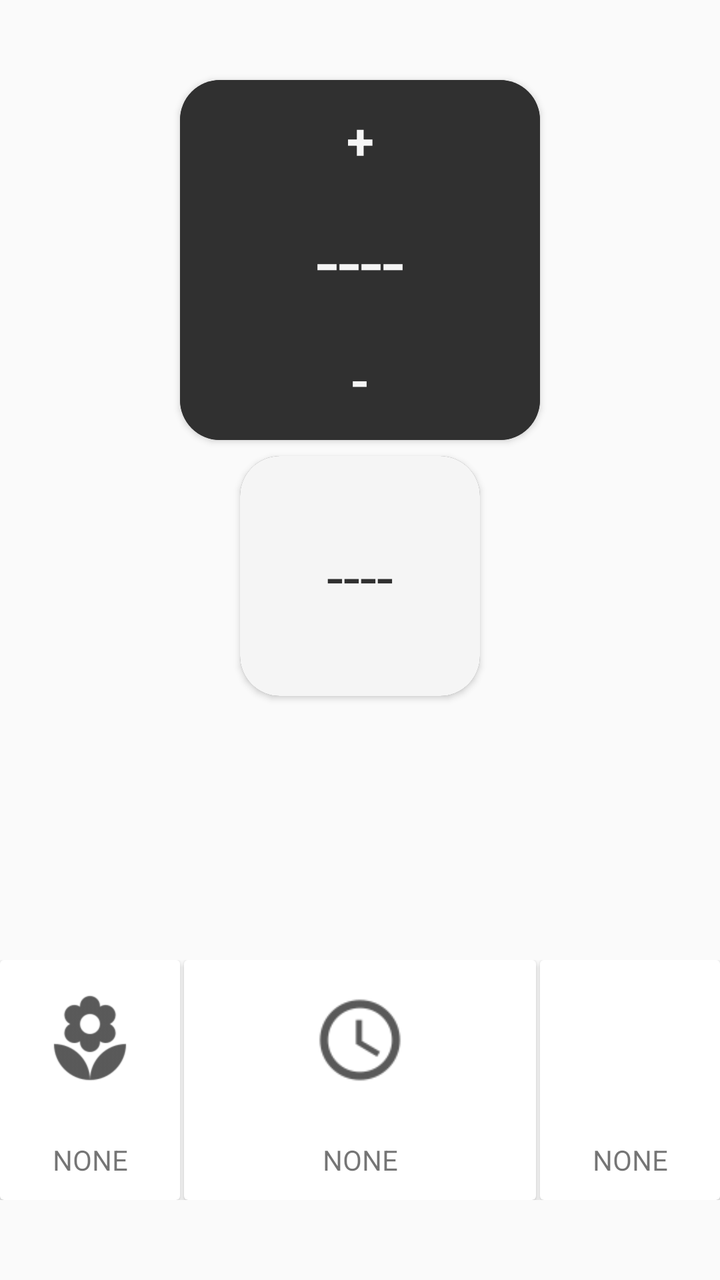
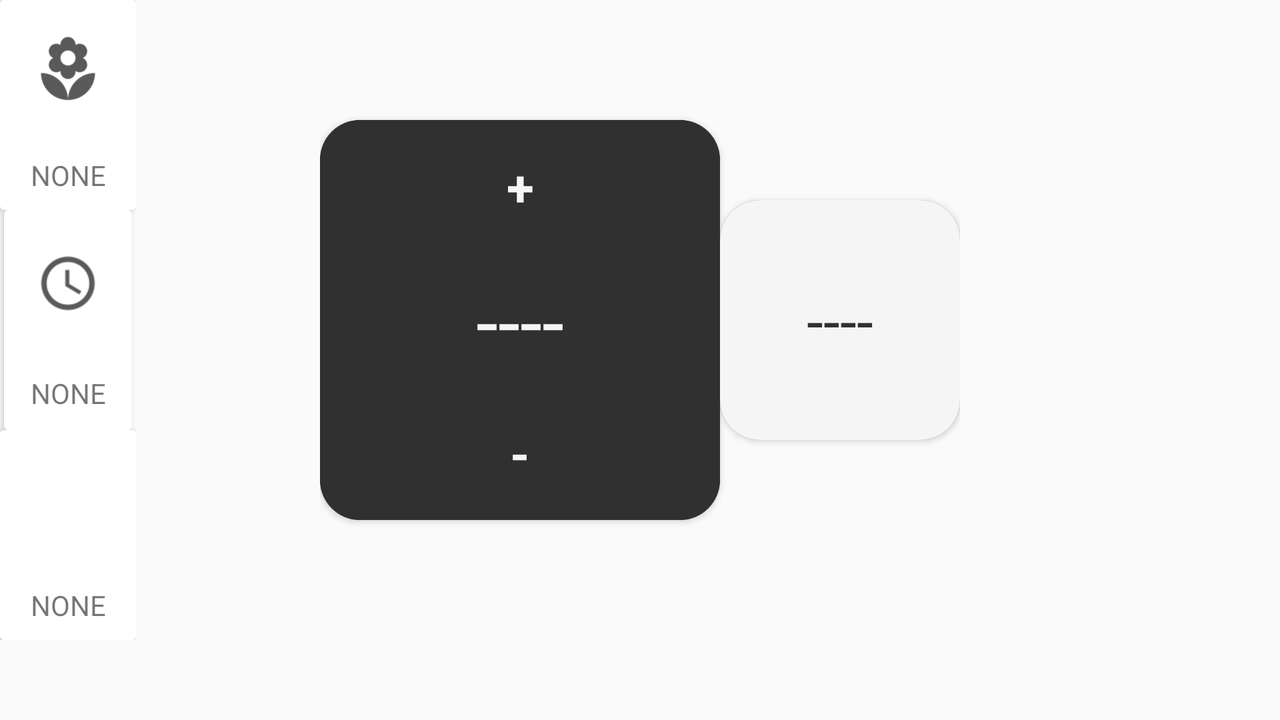

Compare how this app lays out the same screen by default and in its alternative resource folder. The renders come first, then the two layout files and the values they reference.
<!-- AndroidManifest.xml: application theme AppTheme -->
<!-- res/layout/fragment_thermostat_display.xml -->
<RelativeLayout xmlns:android="http://schemas.android.com/apk/res/android"
    xmlns:app="http://schemas.android.com/apk/res-auto"
    xmlns:tools="http://schemas.android.com/tools"
    android:layout_width="match_parent"
    android:layout_height="match_parent"
    tools:context="fr.geringan.activdash.activities.ThermostatControllerActivity$PlaceholderFragment">

    <android.support.v7.widget.CardView
        android:id="@+id/thermostat_cardView"
        android:layout_width="@dimen/thermostat_display_width"
        android:layout_height="@dimen/thermostat_display_width"
        android:layout_centerHorizontal="true"
        android:layout_marginTop="@dimen/thermostat_marginTop"
        app:cardBackgroundColor="@color/almostBlack"
        app:cardCornerRadius="@dimen/thermostat_rounded_corner"

        tools:style="@style/CardView">

        <LinearLayout
            android:layout_width="@dimen/thermostat_display_width"
            android:layout_height="@dimen/thermostat_display_height"
            android:orientation="vertical">

            <android.support.v7.widget.AppCompatTextView
                android:id="@+id/plus_thermostat"
                style="@style/ThermostatControlsStyle"
                android:text="@string/thermostat_plus" />

            <android.support.v7.widget.AppCompatTextView
                android:id="@+id/consigne_thermostat"
                style="@style/ThermostatDisplayStyle"
                android:layout_width="match_parent"
                android:layout_height="match_parent"
                android:layout_weight="1"
                android:gravity="center"
                android:text="@string/thermostat_consigne" />

            <android.support.v7.widget.AppCompatTextView
                android:id="@+id/minus_thermostat"
                style="@style/ThermostatControlsStyle"
                android:text="@string/thermostat_minus" />
        </LinearLayout>


    </android.support.v7.widget.CardView>

    <android.support.v7.widget.CardView
        android:layout_width="@dimen/thermometer_display_width"
        android:layout_height="@dimen/thermometer_display_height"
        android:layout_below="@id/thermostat_cardView"
        android:layout_centerHorizontal="true"
        android:layout_marginTop="@dimen/thermometer_marginTop"
        app:cardBackgroundColor="@color/almostBlack"
        app:cardCornerRadius="@dimen/thermostat_rounded_corner"
        tools:style="@style/CardView">


        <android.support.v7.widget.AppCompatTextView
            android:id="@+id/value_thermometer"
            style="@style/ThermometerDisplayStyle"
            android:layout_width="match_parent"
            android:layout_height="match_parent"
            android:layout_weight="1"
            android:gravity="center"
            android:text="@string/thermometer_value" />

    </android.support.v7.widget.CardView>


    <LinearLayout
        android:layout_width="match_parent"
        android:layout_height="wrap_content"
        android:layout_alignParentBottom="true"


        android:layout_marginBottom="@dimen/appwidget_min_height"
        android:orientation="horizontal">

        <android.support.v7.widget.CardView
            android:layout_width="match_parent"
            android:layout_height="@dimen/thermometer_display_height"

            android:layout_weight="3"
            app:cardBackgroundColor="@color/white"
            tools:style="@style/CardView">

            <LinearLayout
                android:id="@+id/layoutThermostatMode"
                android:layout_width="match_parent"
                android:layout_height="match_parent"
                android:orientation="vertical">

                <android.support.v7.widget.AppCompatImageView
                    android:id="@+id/imgThermostatMode"
                    android:layout_width="match_parent"
                    android:layout_height="match_parent"
                    android:layout_weight="1"
                    android:padding="@dimen/activity_vertical_padding"
                    android:src="@drawable/ic_mode_eco"
                    android:tint="@color/almostBlack" />

                <android.support.v7.widget.AppCompatTextView
                    android:id="@+id/txtThermostatMode"
                    android:layout_width="match_parent"
                    android:layout_height="match_parent"
                    android:layout_weight="2"
                    android:gravity="center"
                    android:text="@string/thermostat_mode_name"
                    android:textAlignment="center"

                    />

            </LinearLayout>


        </android.support.v7.widget.CardView>

        <android.support.v7.widget.CardView
            android:layout_width="match_parent"
            android:layout_height="@dimen/thermometer_display_height"
            android:layout_marginLeft="@dimen/thermometer_infos_inner_margin"
            android:layout_marginRight="@dimen/thermometer_infos_inner_margin"
            android:layout_weight="2"
            app:cardBackgroundColor="@color/white"
            tools:style="@style/CardView">

            <LinearLayout
                android:id="@+id/layoutThermostatPlan"
                android:layout_width="match_parent"
                android:layout_height="match_parent"
                android:orientation="vertical">

                <android.support.v7.widget.AppCompatImageView
                    android:layout_width="match_parent"
                    android:layout_height="match_parent"
                    android:layout_gravity="center"
                    android:layout_weight="1"
                    android:padding="@dimen/activity_vertical_padding"
                    android:tint="@color/almostBlack"
                    app:srcCompat="@drawable/ic_planning"

                    />

                <android.support.v7.widget.AppCompatTextView
                    android:id="@+id/txtThermostatPlan"
                    android:layout_width="match_parent"
                    android:layout_height="match_parent"
                    android:layout_weight="2"
                    android:gravity="center"
                    android:text="@string/thermostat_plan_name"
                    android:textAlignment="center"

                    />


            </LinearLayout>

        </android.support.v7.widget.CardView>

        <android.support.v7.widget.CardView
            android:layout_width="match_parent"
            android:layout_height="@dimen/thermometer_display_height"

            android:layout_weight="3"
            app:cardBackgroundColor="@color/white"
            tools:style="@style/CardView">

            <LinearLayout

                android:layout_width="match_parent"
                android:layout_height="match_parent"
                android:orientation="vertical">

                <android.support.v7.widget.AppCompatImageView
                    android:id="@+id/imgThermostatEtat"
                    android:layout_width="match_parent"
                    android:layout_height="match_parent"
                    android:layout_weight="1"
                    android:padding="@dimen/activity_vertical_padding"
                    app:srcCompat="@drawable/ic_power" />

                <android.support.v7.widget.AppCompatTextView
                    android:id="@+id/txtThermostatEtat"
                    android:layout_width="match_parent"
                    android:layout_height="match_parent"
                    android:layout_weight="2"
                    android:gravity="center"
                    android:text="@string/thermostat_state_name" />


            </LinearLayout>

        </android.support.v7.widget.CardView>

    </LinearLayout>


</RelativeLayout>
<!-- resources referenced by this layout -->
<resources>
  <color name="almostBlack">#303030</color>
  <color name="white">#FFFFFF</color>
  <dimen name="activity_vertical_padding">16dp</dimen>
  <dimen name="appwidget_min_height">40dp</dimen>
  <dimen name="thermometer_display_height">120dp</dimen>
  <dimen name="thermometer_display_width">120dp</dimen>
  <dimen name="thermometer_infos_inner_margin">2dp</dimen>
  <dimen name="thermometer_marginTop">8dp</dimen>
  <dimen name="thermostat_display_height">180dp</dimen>
  <dimen name="thermostat_display_width">180dp</dimen>
  <dimen name="thermostat_marginTop">40dp</dimen>
  <dimen name="thermostat_rounded_corner">20dp</dimen>
  <!-- drawable ic_mode_eco: png bitmap (drawable-hdpi, 749 bytes) -->
  <!-- drawable ic_planning: png bitmap (drawable-mdpi, 424 bytes) -->
  <string name="thermometer_value">----</string>
  <string name="thermostat_consigne">----</string>
  <string name="thermostat_minus">-</string>
  <string name="thermostat_mode_name">NONE</string>
  <string name="thermostat_plan_name">NONE</string>
  <string name="thermostat_plus">+</string>
  <string name="thermostat_state_name">NONE</string>
  <style name="ThermometerDisplayStyle">
          <item name="android:background">@color/smokeWhite</item>
          <item name="android:textColor">@color/almostBlack</item>
          <item name="android:textSize">30sp</item>
      </style>
  <style name="ThermostatControlsStyle">
          <item name="android:background">@color/almostBlack</item>
          <item name="android:textColor">@color/smokeWhite</item>
          <item name="android:textSize">25sp</item>
          <item name="android:layout_width">match_parent</item>
          <item name="android:layout_height">match_parent</item>
          <item name="android:layout_weight">1</item>
          <item name="android:gravity">center</item>
          <item name="android:textStyle">bold</item>
  
      </style>
  <style name="ThermostatDisplayStyle">
          <item name="android:background">@color/almostBlack</item>
          <item name="android:textColor">@color/smokeWhite</item>
          <item name="android:textSize">40sp</item>
      </style>
  <style name="AppTheme" parent="Theme.AppCompat.DayNight.DarkActionBar">
          
          <item name="cardViewStyle">@style/CardView</item>
          <item name="colorPrimary">@color/colorPrimary</item>
          <item name="colorPrimaryDark">@color/colorPrimaryDark</item>
          <item name="colorAccent">@color/colorAccent</item>
      </style>
  <color name="smokeWhite">#F5F5F5</color>
  <color name="colorPrimary">#3F51B5</color>
  <color name="colorPrimaryDark">#303F9F</color>
  <color name="colorAccent">#ff4081</color>
</resources>
<!-- res/layout-land/fragment_thermostat_display.xml (the repository's variant of the layout above) -->
<!-- drawn on the phone turned sideways -->
<RelativeLayout xmlns:android="http://schemas.android.com/apk/res/android"
    xmlns:app="http://schemas.android.com/apk/res-auto"
    xmlns:tools="http://schemas.android.com/tools"
    android:layout_width="match_parent"
    android:layout_height="match_parent"

    tools:context="fr.geringan.activdash.activities.ThermostatControllerActivity$PlaceholderFragment">

    <LinearLayout
        android:layout_width="wrap_content"
        android:layout_height="match_parent"

        android:layout_alignParentBottom="true"
        android:layout_centerHorizontal="true"
        android:layout_marginBottom="@dimen/appwidget_min_height">

        <android.support.v7.widget.CardView
            android:id="@+id/thermostat_cardView"
            android:layout_width="@dimen/thermostat_display_width"
            android:layout_height="@dimen/thermostat_display_height"
            android:layout_gravity="center"
            app:cardBackgroundColor="@color/almostBlack"
            app:cardCornerRadius="@dimen/thermostat_rounded_corner"
            tools:style="@style/CardView">

            <LinearLayout
                android:layout_width="@dimen/thermostat_display_width"
                android:layout_height="@dimen/thermostat_display_height"
                android:orientation="vertical">

                <android.support.v7.widget.AppCompatTextView
                    android:id="@+id/plus_thermostat"
                    style="@style/ThermostatControlsStyle"
                    android:text="@string/thermostat_plus" />

                <android.support.v7.widget.AppCompatTextView
                    android:id="@+id/consigne_thermostat"
                    style="@style/ThermostatDisplayStyle"
                    android:layout_width="match_parent"
                    android:layout_height="match_parent"
                    android:layout_weight="1"
                    android:gravity="center"
                    android:text="@string/thermostat_consigne" />

                <android.support.v7.widget.AppCompatTextView
                    android:id="@+id/minus_thermostat"
                    style="@style/ThermostatControlsStyle"
                    android:text="@string/thermostat_minus" />
            </LinearLayout>


        </android.support.v7.widget.CardView>

        <android.support.v7.widget.CardView
            android:layout_width="@dimen/thermometer_display_width"
            android:layout_height="@dimen/thermometer_display_height"
            android:layout_gravity="center"
            app:cardBackgroundColor="@color/almostBlack"
            app:cardCornerRadius="@dimen/thermostat_rounded_corner"

            tools:style="@style/CardView">


            <android.support.v7.widget.AppCompatTextView
                android:id="@+id/value_thermometer"
                style="@style/ThermometerDisplayStyle"
                android:layout_width="match_parent"
                android:layout_height="match_parent"
                android:layout_weight="1"
                android:gravity="center"
                android:text="@string/thermometer_value" />

        </android.support.v7.widget.CardView>
    </LinearLayout>

    <LinearLayout
        android:layout_width="wrap_content"
        android:layout_height="match_parent"
        android:layout_alignParentBottom="true"

        android:layout_marginBottom="@dimen/appwidget_min_height"
        android:orientation="vertical">

        <android.support.v7.widget.CardView
            android:layout_width="match_parent"
            android:layout_height="@dimen/thermometer_display_height"

            android:layout_weight="3"
            app:cardBackgroundColor="@color/white"
            tools:style="@style/CardView">

            <LinearLayout
                android:layout_width="match_parent"
                android:layout_height="match_parent"
                android:orientation="vertical">

                <android.support.v7.widget.AppCompatImageView
                    android:id="@+id/imgThermostatMode"
                    android:layout_width="match_parent"
                    android:layout_height="match_parent"
                    android:layout_weight="1"
                    android:padding="@dimen/activity_vertical_padding"
                    android:src="@drawable/ic_mode_eco"
                    android:tint="@color/almostBlack" />

                <android.support.v7.widget.AppCompatTextView
                    android:id="@+id/txtThermostatMode"
                    android:layout_width="match_parent"
                    android:layout_height="match_parent"
                    android:layout_weight="2"
                    android:gravity="center"
                    android:text="@string/thermostat_mode_name"
                    android:textAlignment="center"

                    />

            </LinearLayout>


        </android.support.v7.widget.CardView>

        <android.support.v7.widget.CardView
            android:layout_width="match_parent"
            android:layout_height="@dimen/thermometer_display_height"
            android:layout_marginLeft="@dimen/thermometer_infos_inner_margin"
            android:layout_marginRight="@dimen/thermometer_infos_inner_margin"
            android:layout_weight="2"
            app:cardBackgroundColor="@color/white"
            tools:style="@style/CardView">

            <LinearLayout
                android:layout_width="match_parent"
                android:layout_height="match_parent"
                android:orientation="vertical">

                <android.support.v7.widget.AppCompatImageView
                    android:layout_width="match_parent"
                    android:layout_height="match_parent"
                    android:layout_gravity="center"
                    android:layout_weight="1"
                    android:padding="@dimen/activity_vertical_padding"
                    android:tint="@color/almostBlack"
                    app:srcCompat="@drawable/ic_planning"

                    />

                <android.support.v7.widget.AppCompatTextView
                    android:id="@+id/txtThermostatPlan"
                    android:layout_width="match_parent"
                    android:layout_height="match_parent"
                    android:layout_weight="2"
                    android:gravity="center"
                    android:text="@string/thermostat_plan_name"
                    android:textAlignment="center"

                    />


            </LinearLayout>

        </android.support.v7.widget.CardView>

        <android.support.v7.widget.CardView
            android:layout_width="match_parent"
            android:layout_height="@dimen/thermometer_display_height"

            android:layout_weight="3"
            app:cardBackgroundColor="@color/white"
            tools:style="@style/CardView">

            <LinearLayout

                android:layout_width="match_parent"
                android:layout_height="match_parent"
                android:orientation="vertical">

                <android.support.v7.widget.AppCompatImageView
                    android:id="@+id/imgThermostatEtat"
                    android:layout_width="match_parent"
                    android:layout_height="match_parent"
                    android:layout_weight="1"
                    android:padding="@dimen/activity_vertical_padding"
                    app:srcCompat="@drawable/ic_power" />

                <android.support.v7.widget.AppCompatTextView
                    android:id="@+id/txtThermostatEtat"
                    android:layout_width="match_parent"
                    android:layout_height="match_parent"
                    android:layout_weight="2"
                    android:gravity="center"
                    android:text="@string/thermostat_state_name" />
            </LinearLayout>

        </android.support.v7.widget.CardView>

    </LinearLayout>

</RelativeLayout>
<!-- resources referenced by the variant -->
<!-- as the phone turned sideways resolves them -->
<resources>
  <color name="almostBlack">#303030</color>
  <color name="white">#FFFFFF</color>
  <dimen name="activity_vertical_padding">16dp</dimen>
  <dimen name="appwidget_min_height">40dp</dimen>
  <dimen name="thermometer_display_height">120dp</dimen>
  <dimen name="thermometer_display_width">120dp</dimen>
  <dimen name="thermometer_infos_inner_margin">2dp</dimen>
  <!-- from res/values-land/ -->
  <dimen name="thermostat_display_height">200dp</dimen>
  <!-- from res/values-land/ -->
  <dimen name="thermostat_display_width">200dp</dimen>
  <!-- from res/values-land/ -->
  <dimen name="thermostat_rounded_corner">20dp</dimen>
  <!-- drawable ic_mode_eco: png bitmap (drawable-hdpi, 749 bytes) -->
  <!-- drawable ic_planning: png bitmap (drawable-mdpi, 424 bytes) -->
  <string name="thermometer_value">----</string>
  <string name="thermostat_consigne">----</string>
  <string name="thermostat_minus">-</string>
  <string name="thermostat_mode_name">NONE</string>
  <string name="thermostat_plan_name">NONE</string>
  <string name="thermostat_plus">+</string>
  <string name="thermostat_state_name">NONE</string>
  <style name="ThermometerDisplayStyle">
          <item name="android:background">@color/smokeWhite</item>
          <item name="android:textColor">@color/almostBlack</item>
          <item name="android:textSize">30sp</item>
      </style>
  <style name="ThermostatControlsStyle">
          <item name="android:background">@color/almostBlack</item>
          <item name="android:textColor">@color/smokeWhite</item>
          <item name="android:textSize">25sp</item>
          <item name="android:layout_width">match_parent</item>
          <item name="android:layout_height">match_parent</item>
          <item name="android:layout_weight">1</item>
          <item name="android:gravity">center</item>
          <item name="android:textStyle">bold</item>
  
      </style>
  <style name="ThermostatDisplayStyle">
          <item name="android:background">@color/almostBlack</item>
          <item name="android:textColor">@color/smokeWhite</item>
          <item name="android:textSize">40sp</item>
      </style>
  <style name="AppTheme" parent="Theme.AppCompat.DayNight.DarkActionBar">
          
          <item name="cardViewStyle">@style/CardView</item>
          <item name="colorPrimary">@color/colorPrimary</item>
          <item name="colorPrimaryDark">@color/colorPrimaryDark</item>
          <item name="colorAccent">@color/colorAccent</item>
      </style>
  <color name="smokeWhite">#F5F5F5</color>
  <color name="colorPrimary">#3F51B5</color>
  <color name="colorPrimaryDark">#303F9F</color>
  <color name="colorAccent">#ff4081</color>
</resources>
